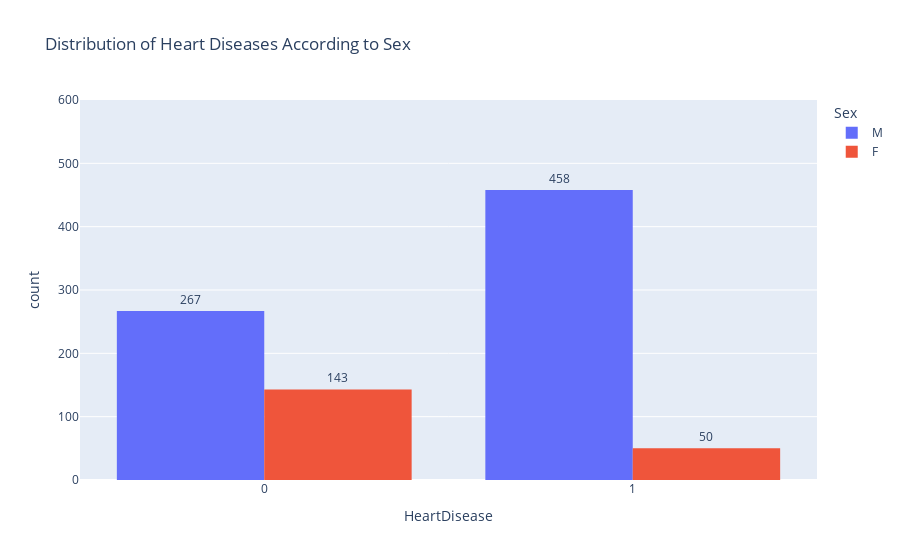

Notebook source saved alongside this figure:
### Markdown cell above
Checking the distribution of the occurence of heart disease according to sex.

### Code cell
fig=px.histogram(df, 
                 x="HeartDisease",
                 text_auto='True',
                 color= 'Sex',
                 title="Distribution of Heart Diseases According to Sex",
                 barmode='group'
                )
fig.update_layout(yaxis_range=[0,600], bargap=0.20)
fig.update_traces(textfont_size=12, textangle=0, textposition="outside", cliponaxis=False)
fig.show()

### Figure 1 — Plotly figure (JSON) as saved in the notebook; plotly's stock layout.template omitted (floating-point values rounded to 4 significant figures; data arrays with more than 128 entries replaced by an {"elided": "..."} marker saying what was removed)
{"data": [{"alignmentgroup": "True", "bingroup": "x", "cliponaxis": false, "hovertemplate": "Sex=M<br>HeartDisease=%{x}<br>count=%{y}<extra></extra>", "legendgroup": "M", "marker": {"color": "#636efa", "pattern": {"shape": ""}}, "name": "M", "offsetgroup": "M", "orientation": "v", "showlegend": true, "textangle": 0, "textfont": {"size": 12}, "textposition": "outside", "texttemplate": "%{value:True}", "type": "histogram", "x": {"elided": "725 int values"}, "xaxis": "x", "yaxis": "y"}, {"alignmentgroup": "True", "bingroup": "x", "cliponaxis": false, "hovertemplate": "Sex=F<br>HeartDisease=%{x}<br>count=%{y}<extra></extra>", "legendgroup": "F", "marker": {"color": "#EF553B", "pattern": {"shape": ""}}, "name": "F", "offsetgroup": "F", "orientation": "v", "showlegend": true, "textangle": 0, "textfont": {"size": 12}, "textposition": "outside", "texttemplate": "%{value:True}", "type": "histogram", "x": {"elided": "193 int values"}, "xaxis": "x", "yaxis": "y"}], "layout": {"bargap": 0.2, "barmode": "group", "legend": {"title": {"text": "Sex"}, "tracegroupgap": 0}, "title": {"text": "Distribution of Heart Diseases According to Sex"}, "xaxis": {"anchor": "y", "domain": [0, 1], "title": {"text": "HeartDisease"}}, "yaxis": {"anchor": "x", "domain": [0, 1], "range": [0, 600], "title": {"text": "count"}}}}
